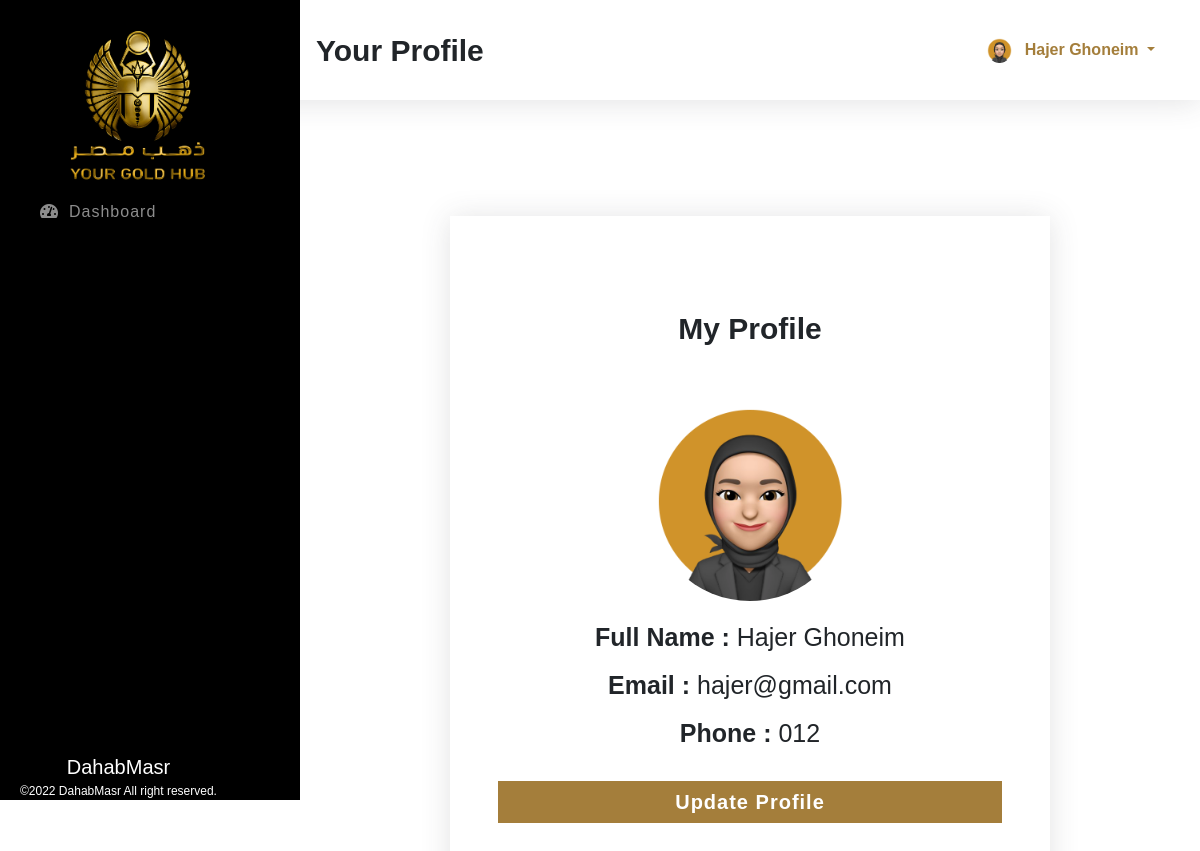
The app's page /inc/userprofile.php?id=userProfile (signed in) with its own data.
### tables this page shows
CREATE TABLE `users` (
  `id` int(11) NOT NULL,
  `fname` varchar(100) NOT NULL,
  `lname` varchar(100) NOT NULL,
  `email` varchar(100) NOT NULL,
  `phone` varchar(100) NOT NULL,
  `password` varchar(255) NOT NULL,
  `role` varchar(100) NOT NULL,
  `avatar` varchar(255) NOT NULL
);

### inc/userprofile.php (the view, shortened to what this page needs)
<?php
    $sessionId = isset($_SESSION['id']) ?$_SESSION['id'] :'';
    $sessionRole = isset($_SESSION['role']) ?$_SESSION['role'] :'';
    include_once "../config.php";
    $id = isset($_REQUEST['id']) ? $_REQUEST['id']:'dashboard';
    $action = isset($_REQUEST['action']) ?$_REQUEST['action']: '';
?>
<!DOCTYPE html>
<html lang="en">
<head>
    <link rel="stylesheet" href="../assets/css/bootstrap.min.css">
    <link rel="stylesheet" href="../assets/css/all.min.css">
    <link rel="stylesheet" href="../assets/css/style.css">
</head>
<body>
<section class="topber">
        <div class="topber__title">
            <span class="topber__title--text">
                <?php
                    if ( 'dashboard' == $id ) {
                        echo "DashBoard";
                    } elseif ( 'addusers' == $id ) {
                        echo "Add users";
                    } elseif ( 'allusers' == $id ) {
                        echo "users";
                    } elseif ( 'userProfile' == $id ) {
                        echo "Your Profile";
                    } elseif ( 'editusers' == $action ) {
                        echo "Edit users";
                    }
                ?>
            </span>
        </div>
       <div class="topber__profile">
            <?php
                $query = "SELECT * FROM users {$sessionRole}s WHERE id='$sessionId'";
                $result = mysqli_query( $connection, $query );
                if ( $data = mysqli_fetch_assoc( $result ) ) {
                    $fname = $data['fname'];
                    $lname = $data['lname'];
                    $avatar = $data['avatar'];
                }?>
                <img src="../assets/img/<?php echo "$avatar"; ?>" height="25" width="25" class="rounded-circle" alt="profile">
                <div class="dropdown">
                    <button class="btn dropdown-toggle" type="button" id="dropdownMenuButton" data-toggle="dropdown" aria-haspopup="true" aria-expanded="false">
                        <?php echo "$fname $lname"; ?>
                    </button>
                </div>
        </div>
    </section>
    <section id="sideber" class="sideber">
        <ul class="sideber__ber">
        <img class="logo" src="../assets/img/logo.png" alt="Dahab" style="width:150px">
            <li id="left" class="sideber__item<?php if ( 'dashboard' == $id ) {
                                                  echo " active";
                                              }?>">
                <a href="../index.php?id=dashboard"><i id="left" class="fas fa-tachometer-alt"></i>Dashboard</a>
            </li>
        </ul>
        <footer class="text-center" style="font-size:12px;" ><span>DahabMasr</span><br>©2022 DahabMasr All right reserved.</footer>
    </section>
    <section class="main">
        <div class="container">
            <?php if ( 'userProfile' == $id ) {
                    $query = "SELECT * FROM users {$sessionRole}s WHERE id='$sessionId'";
                    $result = mysqli_query( $connection, $query );
                    $data = mysqli_fetch_assoc( $result )
                ?>
                <div class="userProfile">
                    <div class="main__form myProfile">
                        <form action="userprofile.php">
                            <div class="main__form--title myProfile__title text-center">My Profile</div>
                            <div class="form-row text-center">
                                <div class="col col-12 text-center pb-3">
                                    <img src="../assets/img/<?php echo $data['avatar']; ?>" class="img-fluid rounded-circle" alt="">
                                </div>
                                <div class="col col-12">
                                    <h4><b>Full Name : </b><?php printf( "%s %s", $data['fname'], $data['lname'] );?></h4>
                                </div>
                                <div class="col col-12">
                                    <h4><b>Email : </b><?php printf( "%s", $data['email'] );?></h4>
                                </div>
                                <div class="col col-12">
                                    <h4><b>Phone : </b><?php printf( "%s", $data['phone'] );?></h4>
                                </div>
                                <div class="col col-12">
                                    <input class="updateMyProfile" type="submit" value="Update Profile">
                                </div>
                            </div>
                        </form>
                    </div>
                </div>
            <?php }?>
        </div>
    </section>
</body>
</html>

### assets/css/style.css (style rules this page uses)
*, *::before, *::after { margin: 0; padding: 0; -webkit-box-sizing: border-box; box-sizing: border-box; }
body { font-family: sans-serif; }
a { text-decoration: none !important; }
.topber { position: fixed; width: 100%; top: 0; left: 0; padding-left: 300px; right: 0; z-index: 999; -webkit-box-shadow: 0 0.15rem 1.75rem 0 rgba(58, 59, 69, 0.15); box-shadow: 0 0.15rem 1.75rem 0 rgba(58, 59, 69, 0.15); background-color: #fff; }
.topber__title { height: 12.5vh; float: left; display: -webkit-box; display: -ms-flexbox; display: flex; -webkit-box-orient: horizontal; -webkit-box-direction: normal; -ms-flex-direction: row; flex-direction: row; -webkit-box-align: center; -ms-flex-align: center; align-items: center; padding-left: 1rem; }
.topber__title--text { font-size: 30px; font-weight: bold; }
.topber__profile { height: 12.5vh; float: right; padding-right: 10px; display: -webkit-box; display: -ms-flexbox; display: flex; -webkit-box-orient: horizontal; -webkit-box-direction: normal; -ms-flex-direction: row; flex-direction: row; -webkit-box-align: center; -ms-flex-align: center; align-items: center; padding: 2rem; }
.topber__profile button { color: #A47E3B; line-height: 10px; font-weight: bold; }
.sideber { position: fixed; top: 0; overflow-y: auto; left: 0; bottom: 0; width: 300px; height: 100vh; padding: 40px 20px 20px 20px; background-color: #000000; background-size: cover; -webkit-transition: left 0.5s ease; transition: left 0.5s ease; z-index: 999; }
.sideber__ber { list-style: none; }
.sideber__item { padding: 10px; }
.sideber__item a { color: rgba(255, 255, 255, 0.55); font-size: 16px; letter-spacing: 1px; font-weight: 500; }
.sideber__item a i { color: rgba(255, 255, 255, 0.55); padding: 0 10px; }
.sideber footer { position: absolute; bottom: 0; font-size: 16px; color: #fff; }
.sideber footer span { font-size: 20px; }
.main { margin-left: 300px; margin-top: 10vh; padding: 2rem; }
.main__form { max-width: 600px; padding: 5rem 3rem; -webkit-box-shadow: 0 0.15rem 1.75rem 0 rgba(58, 59, 69, 0.15); box-shadow: 0 0.15rem 1.75rem 0 rgba(58, 59, 69, 0.15); margin: 5rem auto; }
.main__form--title { font-size: 30px; font-weight: bold; padding: 10px 0; }
.main__form input[type="submit"] { width: 100%; letter-spacing: 1px; font-weight: bold; font-size: 20px; color: #fff; text-align: center; margin-top: 10px; padding: 14px 0; -webkit-transition: 0.5s ease; transition: 0.5s ease; border: 1px solid #A47E3B; background-color: #A47E3B; }
.main__form img { width: 200px; height: 200px; }
.main .myProfile__title { padding-bottom: 50px; }
.main .myProfile h4 { font-size: 25px; padding: 5px 20px; }
.main .myProfile .updateMyProfile { margin-top: 20px; padding: 5px 0; }
.logo { width: 200px !important; margin-top: -20px; margin-left: 20px; }

### records on screen
users: avatar (picture), fname "Hajer", lname "Ghoneim", email "hajer@gmail.com", phone "012"
